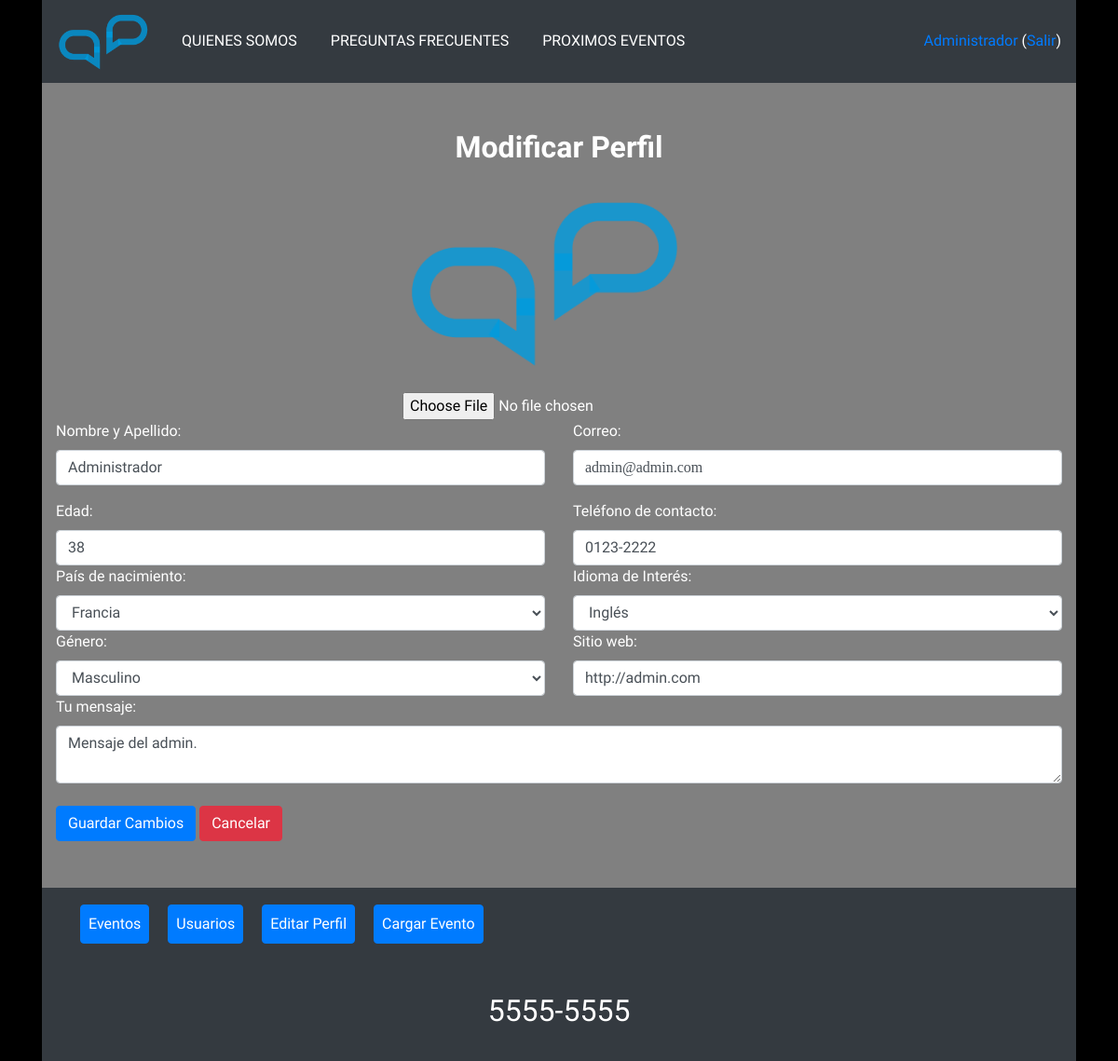
The page /EditarUsuario.php (signed in) on the database its author committed.
### tables this page shows
CREATE TABLE `users` (
  `id` int(10) NOT NULL AUTO_INCREMENT,
  `name` varchar(255) NOT NULL,
  `email` varchar(190) NOT NULL,
  `password` varchar(255) NOT NULL,
  `age` int(10) NOT NULL,
  `telephone` varchar(255) NOT NULL,
  `country` varchar(255) NOT NULL,
  `website` varchar(100) NOT NULL,
  `message` varchar(100) DEFAULT NULL,
  `sex` varchar(100) NOT NULL,
  `language` varchar(100) NOT NULL,
  `role_id` int(11) DEFAULT NULL,
  `created_at` timestamp NULL DEFAULT NULL,
  `updated_at` timestamp NULL DEFAULT NULL,
  `photo` varchar(255) DEFAULT NULL,
  PRIMARY KEY (`id`),
  UNIQUE KEY `users_email_unique` (`email`)
);

### funciones.php (called while the page is built, shortened)
<?php
	require_once('Clases/MySQL_DB.php');
	require_once('Clases/Modelo.php');
	require_once("Clases/usuario.php");
	$paises = ["Argentina", "Brasil", "Colombia", "Chile", "Italia", "Luxembourg", "Bélgica", "Dinamarca", "Finlandia", "Francia", "Slovakia", "Eslovenia",
	"Alemania", "Grecia","Irlanda", "Holanda", "Portugal", "España", "Suecia", "Reino Unido", "Chipre", "Lithuania",
	"Republica Checa", "Estonia", "Hungría", "Latvia", "Malta", "Austria", "Polonia"];
	$idiomas = ["Español", "Inglés", "Aleman", "Frances", "Italiano", "Ruso", "Chino", "Japonés", "Coreano"];
	$userPictures = 'userPictures/';
  if(isset($_SESSION['id'])) {
		$usuario = traerUsuarioPorId($_SESSION['id']);
	} else {
		$usuario = null;
	}
	function estaLogueado() {
		return isset($_SESSION['id']);
	}
	function traerUsuarioPorId($id){
		$unUsuario = new usuario(null, null);
		$unUsuario->find($id);
		if($unUsuario){
			return $unUsuario;
		}
		return false;
	}

### Clases/MySQL_DB.php (called while the page is built, shortened)
<?php
class MySQL_DB extends DB
{
  protected $conn;
  public function __construct($conn){
    if($conn){
      $this->conn = $conn;
    }else{
      try {
        $this->conn = new PDO('mysql:host=localhost; dbname=tpi_db; charset=utf8; port=3306', 'root', 'root', array(PDO::MYSQL_ATTR_INIT_COMMAND => "SET NAMES utf8"));
        $this->conn->setAttribute(PDO::ATTR_ERRMODE, PDO::ERRMODE_EXCEPTION);
      } catch (Exception $e) {
        echo $e->getMessage();
        exit;
      }
    }
  }
  public function find($tabla, $id)
  {
    $sql = 'select * from '.$tabla.' where id = :id';
    try {
      $stmt = $this->conn->prepare($sql);
      $stmt->bindValue(':id', $id);
      $stmt->execute();
    } catch(Exception $e) {
      echo "Error MySQL_DB->find();\n";
      $e->getMessage();
      exit;
    }
    return $stmt->fetch(PDO::FETCH_ASSOC);
  }
}

### Clases/Modelo.php (called while the page is built, shortened)
<?php
class Modelo
{
  public $table;
  public $datos;
  protected $db;
  public function __construct($datos=[], $conn)
  {
    $this->datos = $datos;
    $this->db = new MySQL_DB($conn);
  }
  public function getAttr($attr)
  {
    return isset($this->datos[$attr]) ? $this->datos[$attr] : null;
  }
  public function setAttr($attr, $value)
  {
    $this->datos[$attr] = $value;
  }
  public function find($id){
    $reg = $this->db->find($this->table, $id);
  }
}

### Clases/usuario.php (called while the page is built, shortened)
<?php
  class usuario extends Modelo{
    public function getId() {
       return $this->getAttr('id');
    }
    public function getName(){
       return $this->getAttr('name');
    }
    public function getEmail(){
       return $this->getAttr('email');
    }
    public function getAge(){
       return $this->getAttr('age');
    }
    public function getTelephone(){
       return $this->getAttr('telephone');
    }
    public function getCountry(){
       return $this->getAttr('country');
    }
    public function getWebsite(){
      return $this->getAttr('website');
    }
    public function getMessage(){
      return $this->getAttr('message');
    }
    public function getSex(){
      return $this->getAttr('sex');
    }
    public function getLanguage(){
      return $this->getAttr('language');
    }
    public function getPhoto(){
      return $this->getAttr('photo') ? $this->getAttr('photo') : 'profile.jpg';
    }
  }
?>

### EditarUsuario.php (the view, shortened to what this page needs)
<?php
  require_once("funciones.php");
  $datos['id'] = $usuario->getId();
  $datos['name'] = isset($POST['name']) ? trim($_POST['name']) : $usuario->getName();
  $datos['email'] = $usuario->getEmail();
  $datos['age'] = isset($_POST['age']) ? trim($_POST['age']) : $usuario->getAge();
  $datos['telephone'] = isset($_POST['telephone']) ? trim($_POST['telephone']) : $usuario->getTelephone();
  $datos['country'] = isset($_POST['country']) ? trim($_POST['country']) : $usuario->getCountry();
  $datos['language'] = isset($_POST['language']) ? trim($_POST['language']) : $usuario->getLanguage();
  $datos['website'] = isset($_POST['website']) ? trim($_POST['website']) : $usuario->getWebsite();
  $datos['message'] = isset($_POST['message']) ? trim($_POST['message']) : $usuario->getMessage();
  $datos['sex'] = isset($_POST['sex']) ? trim($_POST['sex']) : $usuario->getSex();
  if(isset($_FILES['photo']['error'])) {
    $datos['photo'] = ($_FILES['photo']['error'] == UPLOAD_ERR_OK) ? trim($_FILES['photo']['name']) : $usuario->getPhoto();
  } else {
    $datos['photo'] = $usuario->getPhoto();
  }
?>
<?php $TituloPagina = "Editar usuario"; include 'header.php'; ?>
		<h1 align="center"><strong>Modificar Perfil</strong></h1><br>
    <section class="registracion">
      <form method="post" enctype="multipart/form-data">
        <fieldset>
          <div class="row">
            <div class="row centrar">
              <div class="col-sm-12">
    	           <img src='<?= file_exists($userPictures . $datos['photo']) ? $userPictures . $datos['photo'] : $userPictures . 'profile.jpg' ?>' width=300px>
              </div>
              <div class="col-sm-12">
                <br>
                <input type="file" name="photo" value="">
              </div>
            </div>
            <br><br>
						<div class="col-sm-6">
						  <label class="control-label">Nombre y Apellido:</label>
			        <input class="form-control" type="text" name="name" value="<?=$datos['name']?>">
            </div>
            <div class="col-sm-6">
			        <label class="control-label">Correo:</label>
			        <p class="form-control" type="email" name="email" disabled><?=$datos['email']?></p>
						</div>
					</div>
					<div class="row">
						<div class="col-sm-6">
						  <label class="control-label">Edad:</label>
						  <input class="form-control" type="number" name="age" value="<?=$datos['age']?>">
            </div>
            <div class="col-sm-6">
							<label class="control-label">Teléfono de contacto:</label>
							<input class="form-control" type="tel" name="telephone" value="<?=$datos['telephone']?>">
						</div>
					</div>
					<div class="row">
						<div class="col-sm-6">
							<label class="control-label">País de nacimiento:</label>
							<select class="form-control" name="country">
								<?php foreach ($paises as $value): ?>
									<option <?= $value == $datos['country'] ? 'selected' : ''?> value="<?=$value?>"><?=$value?></option>
								<?php endforeach; ?>
							</select>
						</div>
						<div class="col-sm-6">
							<label class="control-label">Idioma de Interés:</label>
							<select class="form-control" name="language">
								<?php foreach ($idiomas as $value): ?>
									<option <?= $value == $datos['language'] ? 'selected' : ''?> value="<?=$value?>"><?=$value?></option>
								<?php endforeach; ?>
							</select>
						</div>
					</div>
					<div class="row">
						<div class="col-sm-6">
							<label>Género:</label><br>
              <select class="form-control" name="sex">
		            <option name="sex" value="M" <?= $datos['sex'] == 'M' ? 'selected' : '' ?>>Masculino</option>
              </select>
						</div>
						<div class="col-sm-6">
			        <label class="control-label">Sitio web:</label>
			        <input class="form-control" type="url" name="website" value="<?= $datos['website']?>">
						</div>
					</div>
          <div class="row">
						<div class="col-sm-12">
			        <label class="control-label">Tu mensaje:</label>
							<textarea class="form-control" name="message"><?= $datos['message']?></textarea>
						</div>
					</div>
          <br>
				  <button class="btn btn-primary" type="submit">Guardar Cambios</button> <a class="btn btn-danger" href="perfil.php">Cancelar</a>
        </fieldset>
      </form>
    </section>
<?php include 'footer.php' ?>

### header.php (shortened to what this page needs)
<?php require_once("funciones.php"); ?>
<!DOCTYPE html>
<html>
  <head>
    <link rel="stylesheet" href="css/styles.css">
  </head>
  <body>
    <div class="container">
      <nav class="navbar navbar-expand-lg navbar-dark bg-dark">
        <a href="index.php" class="navbar-brand">
          <img class="logo" src="images/Logo.png">
        </a>
        <div class="collapse navbar-collapse" id="navbarSupportedContent">
          <ul class="navbar-nav mr-auto mt-2 mt-lg-0">
            <li class="nav-item active"><a href="quienesSomos.php" class="nav-link">QUIENES SOMOS</a></li>
            <li class="nav-item active"><a href="preguntasFrecuentes.php" class="nav-link">PREGUNTAS FRECUENTES</a></li>
            <li class="nav-item active"><a href="VerEventos.php" class="nav-link">PROXIMOS EVENTOS</a></li>
          </ul>
          <div>
            <?php if(estaLogueado()): ?>
              <a href=perfil.php><?= $usuario->getAttr('name') ?> </a>
              (<a href=logout.php>Salir</a>)
            <?php else: ?>
              <a href=registracion.php><ion-icon name="person"></ion-icon>Registrar</a>
              <a href=login.php><ion-icon name="log-in"></ion-icon> Ingresar</a>
            <?php endif;?>
          </div>
        </div>
      </nav>
      <div class="row">
        <div class="col-sm cuerpo color-cuerpo">

### css/styles.css (style rules this page uses)
* { box-sizing: border-box; }
body { background-color: black; font-family: 'PT Sans Narrow', sans-serif; color: white; }
p { font-family: 'Playfair Display', serif; }
.cuerpo { padding: 50px 15px; margin: 0px 15px 0px 15px; }
.color-cuerpo { background-color: grey; color: white; }
.logo { max-width: 100px; }
h1 { font-family: 'Pattaya', sans-serif; font-weight: bolder; font-size: 2em; text-align: center; }
ul { padding: 0px; }
li { margin: 10px; padding: 0px; list-style: none; border-radius: 10px; }
a { text-decoration: none; }
.centrar { width: 100%; display: block; text-align: center; }
::placeholder { color: white; }

### rows shown on the page
users: name "Administrador", photo (picture), email "admin@admin.com", age "38", telephone "0123-2222", country "Francia", language "Inglés", sex "Masculino", website "http://admin.com", message "Mensaje del admin."
